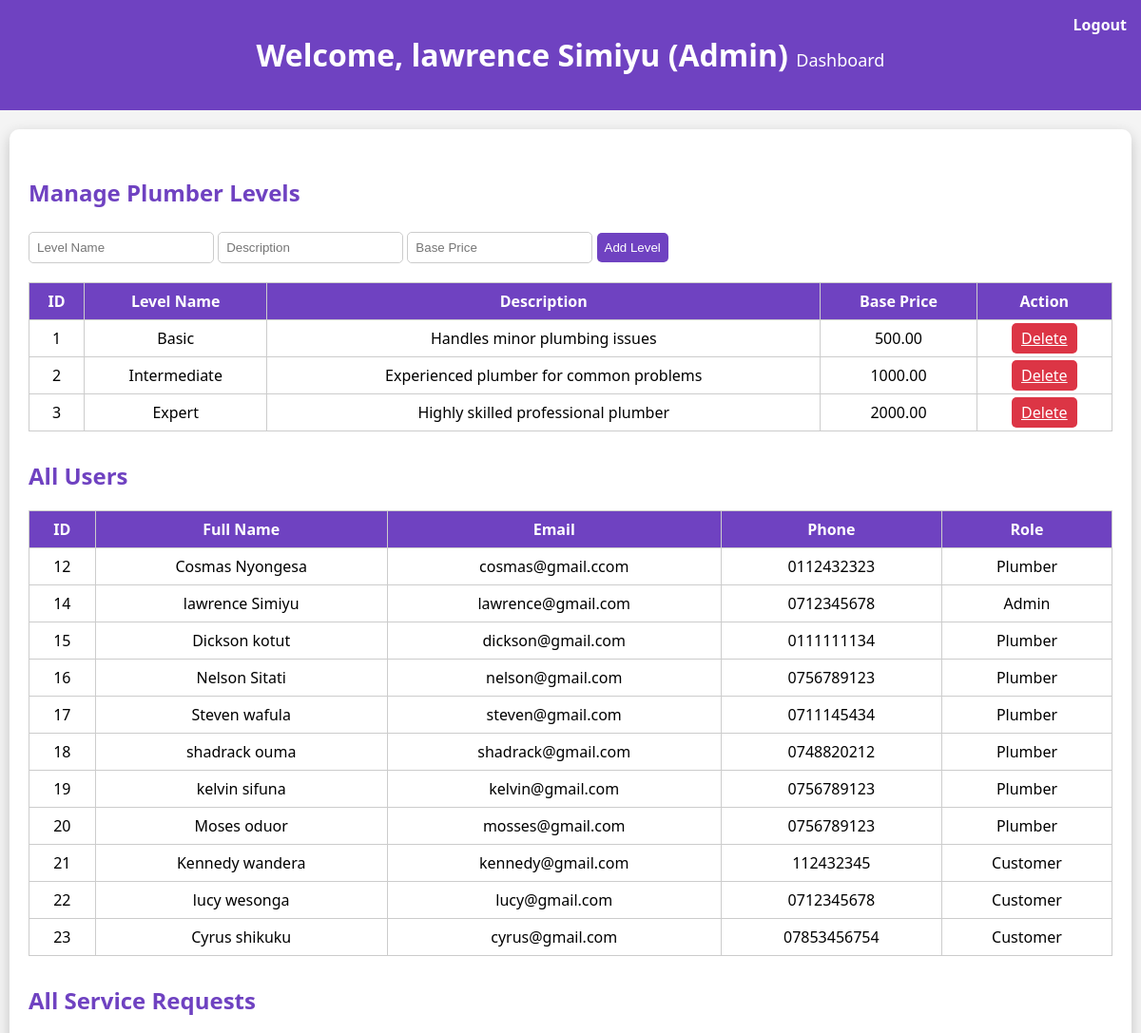
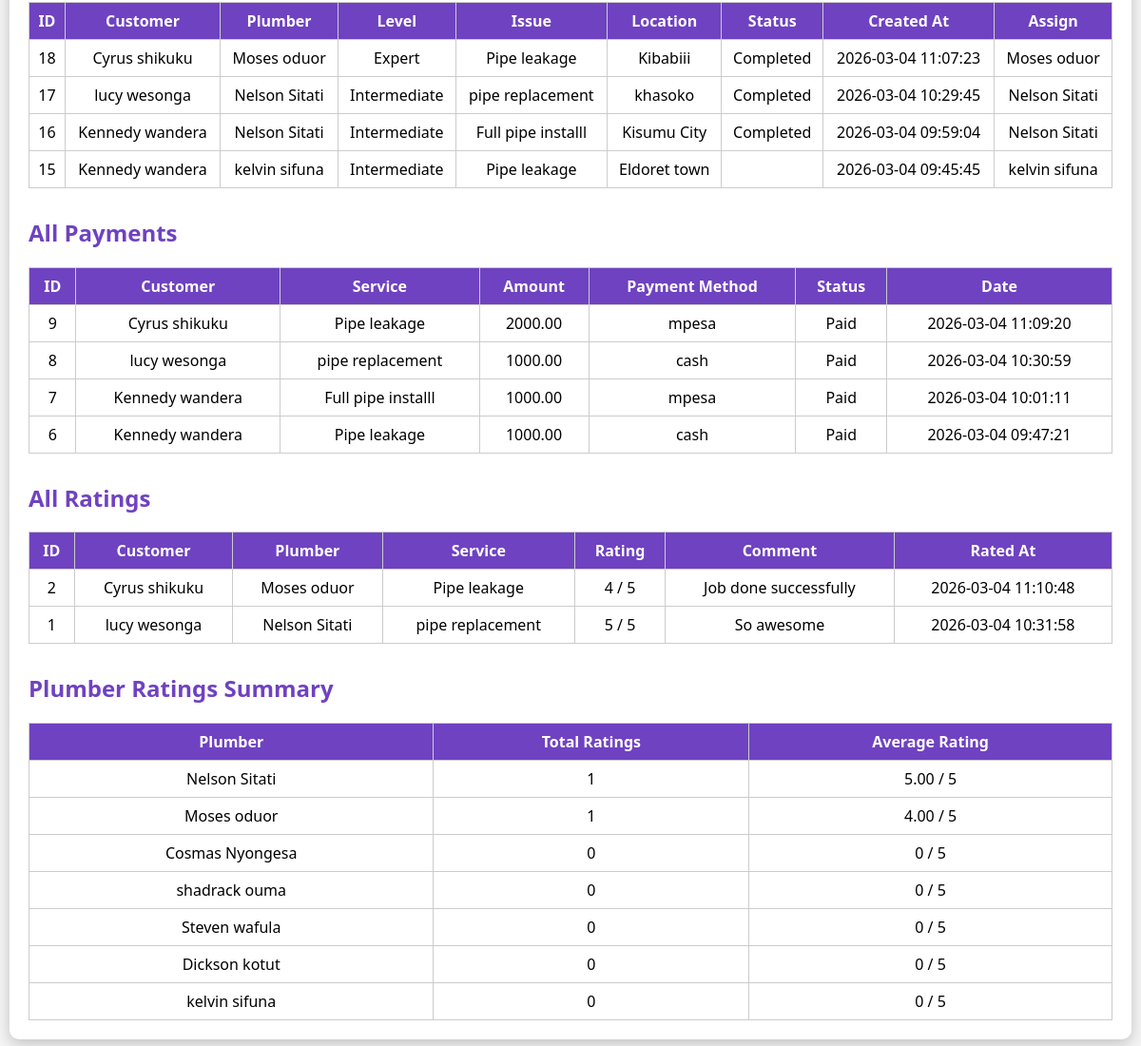
Screenshot of /smart_plumbing_system/admin_dashboard.php (signed in) with the database file from the repository (2 pictures, top to bottom).
### tables this page shows
CREATE TABLE `plumber_levels` (
  `id` int(11) NOT NULL,
  `level_name` varchar(50) NOT NULL,
  `description` text DEFAULT NULL,
  `base_price` decimal(10,2) NOT NULL
);

CREATE TABLE `users` (
  `id` int(11) NOT NULL,
  `full_name` varchar(100) NOT NULL,
  `email` varchar(100) NOT NULL,
  `phone` varchar(20) NOT NULL,
  `password` varchar(255) NOT NULL,
  `role` enum('customer','plumber','admin') DEFAULT 'customer',
  `created_at` timestamp NOT NULL DEFAULT current_timestamp()
);

CREATE TABLE `service_requests` (
  `id` int(11) NOT NULL,
  `customer_id` int(11) DEFAULT NULL,
  `plumber_id` int(11) DEFAULT NULL,
  `issue_description` text NOT NULL,
  `location` varchar(255) DEFAULT NULL,
  `status` enum('pending','accepted','completed','cancelled') DEFAULT 'pending',
  `created_at` timestamp NOT NULL DEFAULT current_timestamp(),
  `level_id` int(11) DEFAULT NULL
);

CREATE TABLE `payments` (
  `id` int(11) NOT NULL,
  `request_id` int(11) DEFAULT NULL,
  `amount` decimal(10,2) NOT NULL,
  `payment_method` varchar(50) DEFAULT NULL,
  `payment_status` enum('pending','paid') DEFAULT 'pending',
  `payment_date` timestamp NULL DEFAULT NULL
);

CREATE TABLE `ratings` (
  `id` int(11) NOT NULL,
  `request_id` int(11) NOT NULL,
  `plumber_id` int(11) NOT NULL,
  `customer_id` int(11) NOT NULL,
  `rating` int(11) NOT NULL CHECK (`rating` between 1 and 5),
  `comment` text DEFAULT NULL,
  `created_at` timestamp NOT NULL DEFAULT current_timestamp()
);

### smart_plumbing_system/admin_dashboard.php (the view, shortened to what this page needs)
<?php
include 'config.php';
$name = $_SESSION['name'];
$levels = $conn->query("SELECT * FROM plumber_levels");
$users = $conn->query("SELECT * FROM users");
$requests = $conn->query("
    SELECT sr.id, sr.issue_description, sr.status AS request_status, sr.level_id, sr.location, sr.created_at,
           c.full_name AS customer_name,
           pm.id AS plumber_table_id, p.full_name AS plumber_name,
           pl.level_name,
           pay.payment_status
    FROM service_requests sr
    LEFT JOIN users c ON sr.customer_id = c.id
    LEFT JOIN plumbers pm ON sr.plumber_id = pm.id
    LEFT JOIN users p ON pm.user_id = p.id
    LEFT JOIN plumber_levels pl ON sr.level_id = pl.id
    LEFT JOIN payments pay ON sr.id = pay.request_id
    ORDER BY sr.created_at DESC
");
$payments = $conn->query("
    SELECT pay.*, sr.issue_description, u.full_name AS customer_name
    FROM payments pay
    LEFT JOIN service_requests sr ON pay.request_id = sr.id
    LEFT JOIN users u ON sr.customer_id = u.id
    ORDER BY pay.payment_date DESC
");
$ratings = $conn->query("
    SELECT r.*, u.full_name AS customer_name, p.full_name AS plumber_name, sr.issue_description
    FROM ratings r
    LEFT JOIN service_requests sr ON r.request_id = sr.id
    LEFT JOIN users u ON sr.customer_id = u.id
    LEFT JOIN plumbers pl ON sr.plumber_id = pl.id
    LEFT JOIN users p ON pl.user_id = p.id
    ORDER BY r.created_at DESC
");
$plumber_summary = $conn->query("
    SELECT u.full_name AS plumber_name,
           COUNT(r.id) AS total_ratings,
           ROUND(AVG(r.rating),2) AS avg_rating
    FROM plumbers pl
    JOIN users u ON pl.user_id = u.id
    LEFT JOIN service_requests sr ON sr.plumber_id = pl.id
    LEFT JOIN ratings r ON r.request_id = sr.id
    GROUP BY pl.id
    ORDER BY avg_rating DESC
");
?>
<!DOCTYPE html>
<html>
<head>
</head>
<body>
<header>
    <h1>Welcome, <?php echo $name; ?> (Admin) <span>Dashboard</span></h1>
    <a class="logout" href="logout.php">Logout</a>
</header>
<div class="container">
<h2>Manage Plumber Levels</h2>
<form method="POST">
    <input type="text" name="level_name" placeholder="Level Name" required>
    <input type="text" name="description" placeholder="Description">
    <input type="number" step="0.01" name="base_price" placeholder="Base Price" required>
    <button type="submit" name="add_level">Add Level</button>
</form>
<table>
<tr>
<th>ID</th>
<th>Level Name</th>
<th>Description</th>
<th>Base Price</th>
<th>Action</th>
</tr>
<?php while($level = $levels->fetch_assoc()){ ?>
<tr>
<td><?php echo $level['id']; ?></td>
<td><?php echo $level['level_name']; ?></td>
<td><?php echo $level['description']; ?></td>
<td><?php echo $level['base_price']; ?></td>
<td><a class="delete" href="?delete_level=<?php echo $level['id']; ?>" onclick="return confirm('Delete this level?')">Delete</a></td>
</tr>
<?php } ?>
</table>
<h2>All Users</h2>
<table>
<tr>
<th>ID</th>
<th>Full Name</th>
<th>Email</th>
<th>Phone</th>
<th>Role</th>
</tr>
<?php while($user = $users->fetch_assoc()){ ?>
<tr>
<td><?php echo $user['id']; ?></td>
<td><?php echo $user['full_name']; ?></td>
<td><?php echo $user['email']; ?></td>
<td><?php echo $user['phone']; ?></td>
<td><?php echo ucfirst($user['role']); ?></td>
</tr>
<?php } ?>
</table>
<h2>All Service Requests</h2>
<table>
<tr>
<th>ID</th>
<th>Customer</th>
<th>Plumber</th>
<th>Level</th>
<th>Issue</th>
<th>Location</th>
<th>Status</th>
<th>Created At</th>
<th>Assign</th>
</tr>
<?php while($row = $requests->fetch_assoc()){ ?>
<tr>
<td><?php echo $row['id']; ?></td>
<td><?php echo $row['customer_name']; ?></td>
<td><?php echo $row['plumber_name'] ?? 'Unassigned'; ?></td>
<td><?php echo $row['level_name'] ?? '-'; ?></td>
<td><?php echo $row['issue_description']; ?></td>
<td><?php echo $row['location']; ?></td>
<td>
<?php
if($row['request_status']=='completed' && $row['payment_status']=='paid'){
    echo "Completed";
} elseif($row['request_status']=='accepted' && $row['payment_status']=='paid'){
    echo "Paid - awaiting plumber completion";
} elseif($row['request_status']=='accepted' && !$row['payment_status']){
    echo "Accepted - awaiting customer payment";
} else {
    echo ucfirst($row['request_status']);
}
?>
</td>
<td><?php echo $row['created_at']; ?></td>
<td>
<?php
if($row['request_status']=='pending'){
    if(!empty($row['level_id'])){
        $level_id = $row['level_id'];
        $plumbers_query = $conn->query("
            SELECT pl.id AS plumber_id, u.full_name
            FROM plumbers pl
            JOIN users u ON pl.user_id = u.id
            WHERE pl.level_id = $level_id AND pl.availability_status='available'
        ");
    } else {
        $plumbers_query = false;
    }
    if($plumbers_query && $plumbers_query->num_rows>0){ ?>
        <form method="POST" class="assign-form">
            <input type="hidden" name="request_id" value="<?php echo $row['id']; ?>">
            <select name="plumber_id" required>
                <?php while($pl = $plumbers_query->fetch_assoc()){ ?>
                    <option value="<?php echo $pl['plumber_id']; ?>"><?php echo $pl['full_name']; ?></option>
                <?php } ?>
            </select>
            <button type="submit" name="assign_plumber">Assign</button>
        </form>
    <?php } else {
        echo "No available plumber / level not selected";
    }
} else {
    echo $row['plumber_name'] ?? '-';
}
?>
</td>
</tr>
<?php } ?>
</table>
<h2>All Payments</h2>
<table>
<tr>
<th>ID</th>
<th>Customer</th>
<th>Service</th>
<th>Amount</th>
<th>Payment Method</th>
<th>Status</th>
<th>Date</th>
</tr>
<?php while($pay = $payments->fetch_assoc()){ ?>
<tr>
<td><?php echo $pay['id']; ?></td>
<td><?php echo $pay['customer_name']; ?></td>
<td><?php echo $pay['issue_description']; ?></td>
<td><?php echo $pay['amount']; ?></td>
<td><?php echo $pay['payment_method']; ?></td>
<td><?php echo ucfirst($pay['payment_status']); ?></td>
<td><?php echo $pay['payment_date']; ?></td>
</tr>
<?php } ?>
</table>
<h2>All Ratings</h2>
<table>
<tr>
<th>ID</th>
<th>Customer</th>
<th>Plumber</th>
<th>Service</th>
<th>Rating</th>
<th>Comment</th>
<th>Rated At</th>
</tr>
<?php while($rate = $ratings->fetch_assoc()){ ?>
<tr>
<td><?php echo $rate['id']; ?></td>
<td><?php echo $rate['customer_name'] ?? '-'; ?></td>
<td><?php echo $rate['plumber_name'] ?? '-'; ?></td>
<td><?php echo $rate['issue_description'] ?? '-'; ?></td>
<td><?php echo $rate['rating']; ?> / 5</td>
<td><?php echo $rate['comment'] ?? '-'; ?></td>
<td><?php echo $rate['created_at']; ?></td>
</tr>
<?php } ?>
</table>
<h2>Plumber Ratings Summary</h2>
<table>
<tr>
<th>Plumber</th>
<th>Total Ratings</th>
<th>Average Rating</th>
</tr>
<?php while($plum = $plumber_summary->fetch_assoc()){ ?>
<tr>
<td><?php echo $plum['plumber_name']; ?></td>
<td><?php echo $plum['total_ratings']; ?></td>
<td><?php echo $plum['avg_rating'] ?? '0'; ?> / 5</td>
</tr>
<?php } ?>
</table>
</div>
</body>
</html>

### smart_plumbing_system/admin_dashboard.php (style rules this page uses)
body { font-family:'Segoe UI'; margin:0; background:#f4f4f4; }
header { background:#6f42c1; color:white; padding:15px; text-align:center; position: relative; }
h2 { color:#6f42c1; margin-top:30px; }
.container { width:95%; max-width:1200px; margin:20px auto; background:white; padding:20px; border-radius:10px; box-shadow:0 5px 15px rgba(0,0,0,0.2); }
table { width:100%; border-collapse:collapse; margin-top:15px; }
table th, table td { border:1px solid #ccc; padding:8px; text-align:center; }
table th { background:#6f42c1; color:white; }
input, textarea, select, button { padding:8px; margin:5px 0; border-radius:5px; border:1px solid #ccc; }
button { background:#6f42c1; color:white; border:none; cursor:pointer; transition:.3s; }
a.logout { position:absolute; top:15px; right:15px; color:white; text-decoration:none; font-weight:bold; }
.delete { background:#dc3545; color:white; border:none; padding:5px 10px; border-radius:5px; cursor:pointer; }
h1 span { font-weight: normal; font-size:18px; }

### rows the page displays
plumber_levels: id "1", level_name "Basic", description "Handles minor plumbing issues", base_price "500.00"
plumber_levels: id "2", level_name "Intermediate", description "Experienced plumber for common problems", base_price "1000.00"
plumber_levels: id "3", level_name "Expert", description "Highly skilled professional plumber", base_price "2000.00"
users: id "12", full_name "Cosmas Nyongesa", email "cosmas@gmail.ccom", phone "0112432323", role "Plumber"
users: id "14", full_name "lawrence Simiyu", email "lawrence@gmail.com", phone "0712345678", role "Admin"
users: id "15", full_name "Dickson kotut", email "dickson@gmail.com", phone "0111111134", role "Plumber"
users: id "16", full_name "Nelson Sitati", email "nelson@gmail.com", phone "0756789123", role "Plumber"
users: id "17", full_name "Steven wafula", email "steven@gmail.com", phone "0711145434", role "Plumber"
users: id "18", full_name "shadrack ouma", email "shadrack@gmail.com", phone "0748820212", role "Plumber"
users: id "19", full_name "kelvin sifuna", email "kelvin@gmail.com", phone "0756789123", role "Plumber"
users: id "20", full_name "Moses oduor", email "mosses@gmail.com", phone "0756789123", role "Plumber"
users: id "21", full_name "Kennedy wandera", email "kennedy@gmail.com", phone "112432345", role "Customer"
users: id "22", full_name "lucy wesonga", email "lucy@gmail.com", phone "0712345678", role "Customer"
users: id "23", full_name "Cyrus shikuku", email "cyrus@gmail.com", phone "07853456754", role "Customer"
service_requests: id "18", customer.full_name "Cyrus shikuku", users.full_name "Moses oduor", plumber_levels.level_name "Expert", issue_description "Pipe leakage", location "Kibabiii", status "Completed", created_at "2026-03-04 11:07:23"
service_requests: id "17", customer.full_name "lucy wesonga", users.full_name "Nelson Sitati", plumber_levels.level_name "Intermediate", issue_description "pipe replacement", location "khasoko", status "Completed", created_at "2026-03-04 10:29:45"
service_requests: id "16", customer.full_name "Kennedy wandera", users.full_name "Nelson Sitati", plumber_levels.level_name "Intermediate", issue_description "Full pipe installl", location "Kisumu City", status "Completed", created_at "2026-03-04 09:59:04"
service_requests: id "15", customer.full_name "Kennedy wandera", users.full_name "kelvin sifuna", plumber_levels.level_name "Intermediate", issue_description "Pipe leakage", location "Eldoret town", created_at "2026-03-04 09:45:45"
payments: id "9", users.full_name "Cyrus shikuku", request.issue_description "Pipe leakage", amount "2000.00", payment_method "mpesa", payment_status "Paid", payment_date "2026-03-04 11:09:20"
payments: id "8", users.full_name "lucy wesonga", request.issue_description "pipe replacement", amount "1000.00", payment_method "cash", payment_status "Paid", payment_date "2026-03-04 10:30:59"
payments: id "7", users.full_name "Kennedy wandera", request.issue_description "Full pipe installl", amount "1000.00", payment_method "mpesa", payment_status "Paid", payment_date "2026-03-04 10:01:11"
payments: id "6", users.full_name "Kennedy wandera", request.issue_description "Pipe leakage", amount "1000.00", payment_method "cash", payment_status "Paid", payment_date "2026-03-04 09:47:21"
ratings: id "2", users.full_name "Cyrus shikuku", users.full_name "Moses oduor", service_requests.issue_description "Pipe leakage", rating "4", comment "Job done successfully", created_at "2026-03-04 11:10:48"
ratings: id "1", users.full_name "lucy wesonga", users.full_name "Nelson Sitati", service_requests.issue_description "pipe replacement", rating "5", comment "So awesome", created_at "2026-03-04 10:31:58"

### other values shown
$name "lawrence Simiyu"
$plum['plumber_name'] "Nelson Sitati"
$plum['total_ratings'] "1"
$plum['avg_rating'] "5.00"
$plum['plumber_name'] "Moses oduor"
$plum['avg_rating'] "4.00"
$plum['plumber_name'] "Cosmas Nyongesa"
$plum['total_ratings'] "0"
$plum['avg_rating'] "0"
$plum['plumber_name'] "shadrack ouma"
$plum['plumber_name'] "Steven wafula"
$plum['plumber_name'] "Dickson kotut"
$plum['plumber_name'] "kelvin sifuna"
